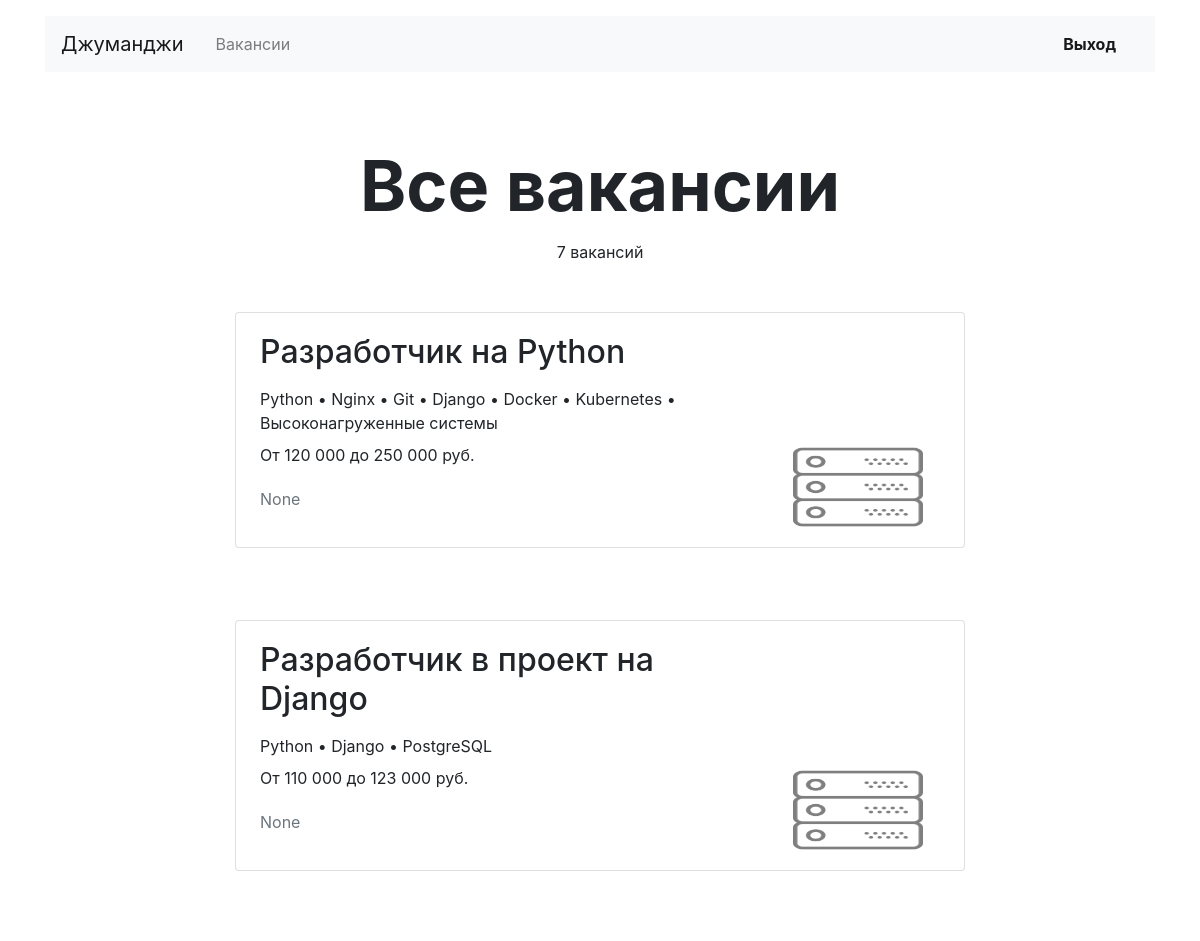
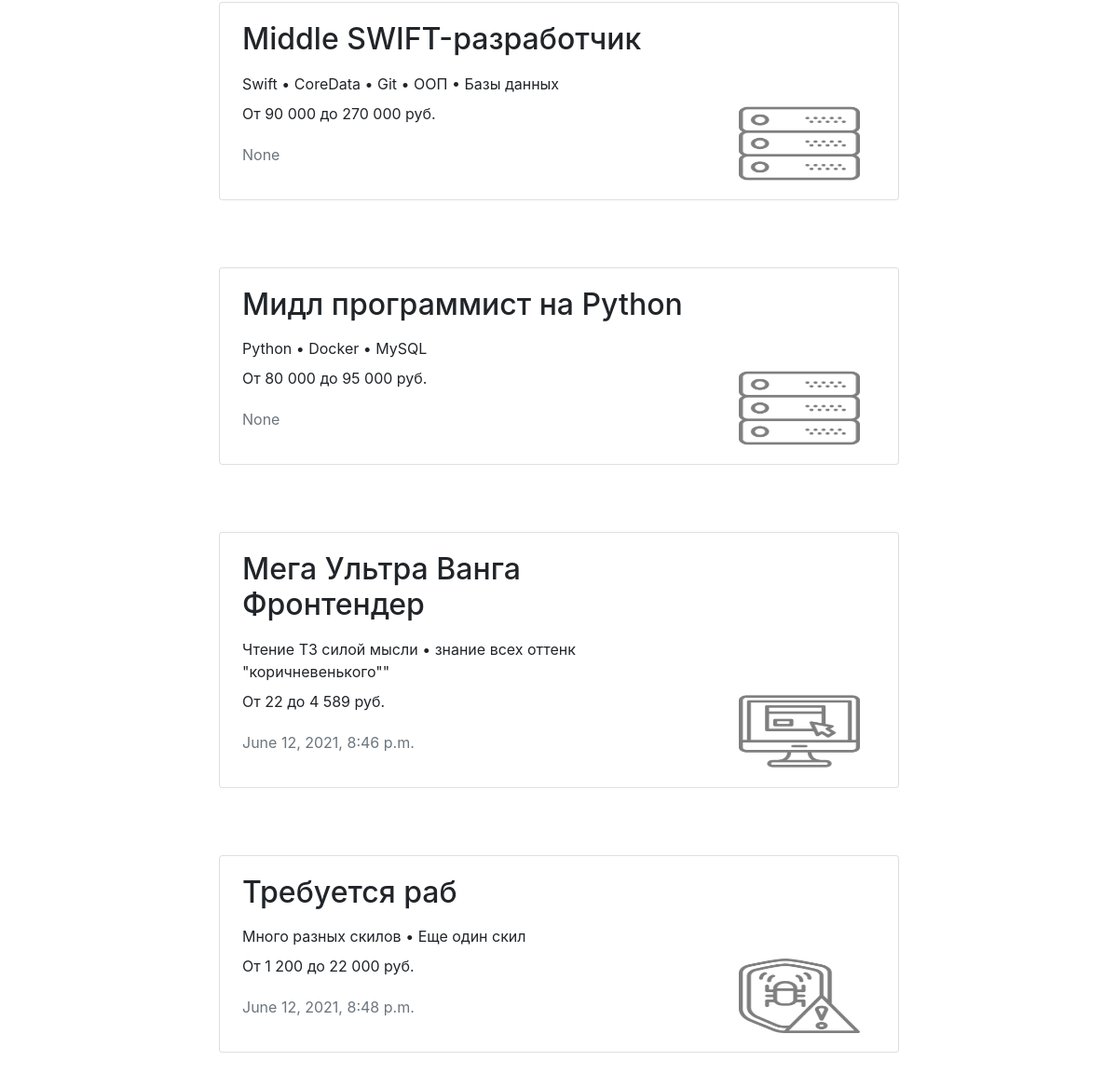
The app's page /vacancies/ (signed in) with its own data (2 pictures, top to bottom).
### step_job/models.py (models this page shows, shortened)
class Vacancy(models.Model):
    title = models.CharField(max_length=64)
    specialty = models.ForeignKey(Specialty, on_delete=models.CASCADE, related_name="vacancies")
    company = models.ForeignKey(Company, on_delete=models.CASCADE, related_name="vacancies")
    skills = models.CharField(max_length=64)
    description = models.TextField(max_length=2056)
    salary_min = models.PositiveIntegerField()
    salary_max = models.PositiveIntegerField()
    published_at = models.DateTimeField(auto_now_add=True, blank=True)
    class Meta:
        verbose_name = "Вакансия"
        verbose_name_plural = "Вакансии"

class Specialty(models.Model):
    code = models.CharField(max_length=64, unique=True)
    title = models.CharField(max_length=64)
    picture = models.ImageField(default='https://place-hold.it/100x60', upload_to=MEDIA_SPECIALITY_IMAGE_DIR)
    class Meta:
        verbose_name = "Специализация"
        verbose_name_plural = "Специализации"

### step_job/views.py (the view)
# urls.py: path('vacancies/', ListVacanciesView.as_view(), name="vacancies"),
class ListVacanciesView(LoginRequiredMixin,ListView):
    model = Vacancy
    context_object_name = "vacancies"
    template_name = "vacancies.html"
    queryset = model.objects.select_related("specialty", "company")
    def get_context_data(self, **kwargs):
        context = super().get_context_data(**kwargs)
        context["vacancies_title"] = "Все вакансии"
        return context

### step_job/templatetags/filters.py (called while the page is built)
@register.filter
def salary_num(value_int):
    value = str(value_int)
    res = [value[0:len(value) % 3]]
    slice_val = value[len(value) % 3:len(value)]
    for gnum in range(0, len(slice_val), 3):
        res.append(slice_val[gnum:gnum + 3])
    return " ".join(res)

@register.filter
def dot_skill(skills):
    skill_list = skills.split(', ')
    return ' • '.join(skill_list)

### templates/vacancies.html
{% extends "base.html" %}
{% load filters %}
{% block container %}
  <main class="container mt-3">
    <section>
      <h1 class="h1 text-center mx-auto mt-4 pt-5" style="font-size: 70px;"><strong>{{  vacancies_title }}</strong></h1>
      <p class="text-center pt-1">{{  vacancies.count }} вакансий </p>
        {% for vacancy in vacancies %}
            <div class="row mt-5">
            <div class="col-12 col-lg-8 offset-lg-2 m-auto">
              <div class="card mb-4">
                <div class="card-body px-4">
                  <div class="row">
                    <div class="col-12 col-md-8 col-lg-9">
                      <h2 class="h2 pb-2">{{ vacancy.title }}</h2>
                      <p class="mb-2">{{ vacancy.skills|dot_skill }}</p>
                      <p>От {{ vacancy.salary_min|salary_num }} до {{ vacancy.salary_max|salary_num }} руб.</p>
                      <p class="text-muted pt-1"> {{ vacancy.published_at }} </p>
                    </div>
                    <div class="col-12 col-md-4 col-lg-3 d-flex align-items-end">
                      <a href="{% url 'vacancy' vacancy.id %}"><img src="{{ vacancy.specialty.picture}}" width="130" height="80" alt=""></a>
                    </div>
                  </div>
                </div>
              </div>
            </div>
          </div>
    {% endfor %}
    </section>
  </main>
{% endblock container %}

### records on screen
Vacancy: title "Разработчик на Python", skills|dot_skill "Python • Nginx • Git • Django • Docker • Kubernetes • Высоконагруженные системы", salary_min|salary_num "120 000", salary_max|salary_num "250 000", published_at "None", specialty.picture (picture)
Vacancy: title "Разработчик в проект на Django", skills|dot_skill "Python • Django • PostgreSQL", salary_min|salary_num "110 000", salary_max|salary_num "123 000", published_at "None", specialty.picture (picture)
Vacancy: title "Middle SWIFT-разработчик", skills|dot_skill "Swift • CoreData • Git • ООП • Базы данных", salary_min|salary_num "90 000", salary_max|salary_num "270 000", published_at "None", specialty.picture (picture)
Vacancy: title "Мидл программист на Python", skills|dot_skill "Python • Docker • MySQL", salary_min|salary_num "80 000", salary_max|salary_num "95 000", published_at "None", specialty.picture (picture)
Vacancy: title "Мега Ультра Ванга Фронтендер", skills|dot_skill "Чтение ТЗ силой мысли • знание всех оттенк \"коричневенького\"\"", salary_min|salary_num "22", salary_max|salary_num "4 589", published_at "June 12, 2021, 8:46 p.m.", specialty.picture (picture)
Vacancy: title "Требуется раб", skills|dot_skill "Много разных скилов • Еще один скил", salary_min|salary_num "1 200", salary_max|salary_num "22 000", published_at "June 12, 2021, 8:48 p.m.", specialty.picture (picture)

### other values on screen
{{ vacancies_title }} "Все вакансии"
{{ vacancies.count }} "7"
